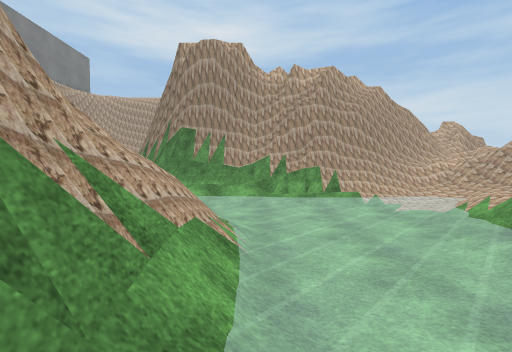
[1] (above)

12 first-person views from a walk through a 3-D level made in the Unity game engine. The camera is 1.4 m above the floor, tilts 2° down and sees 90° across. The floor is counted in squares, 1.69 m on a side. Each view is taken from the middle of a square. On the plan, view 1 faces up. The plan holds only what a view shows up to about 10 squares ahead; the rest is blank. The place goes on beyond the plan. The player is left out. Some surface patterns are stand-ins.

[2]
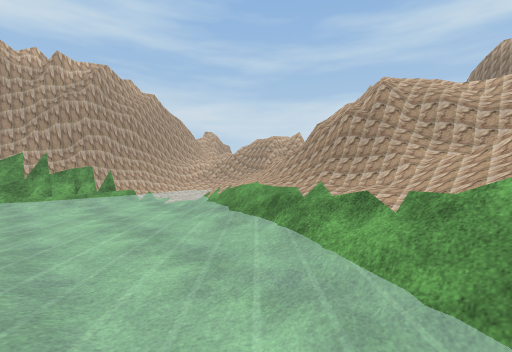

[3]
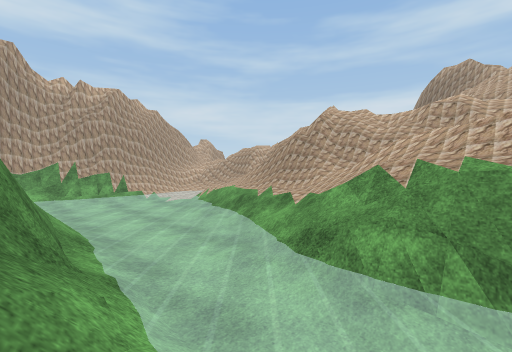

[4]
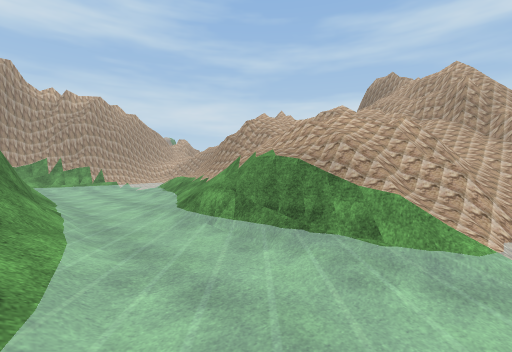

[5]
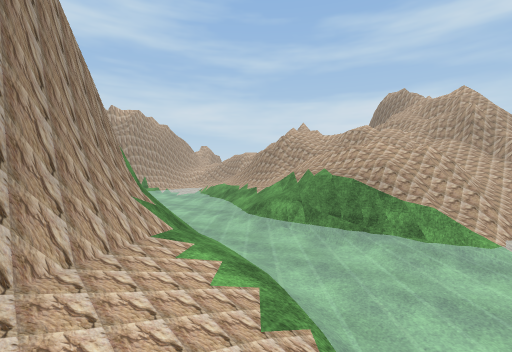

[6]
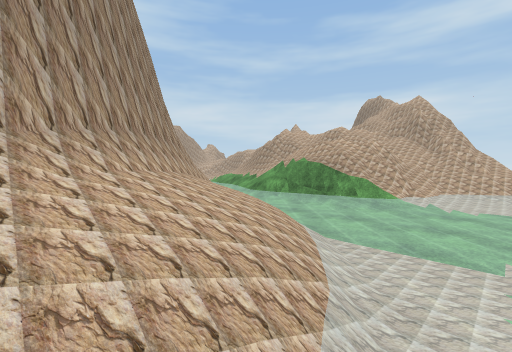

[7]
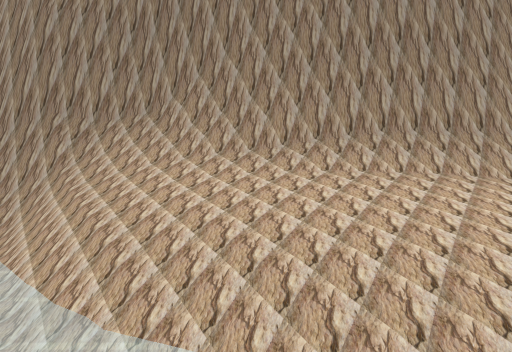

[8]
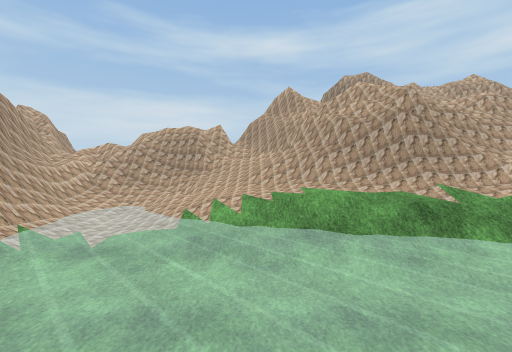

[9]
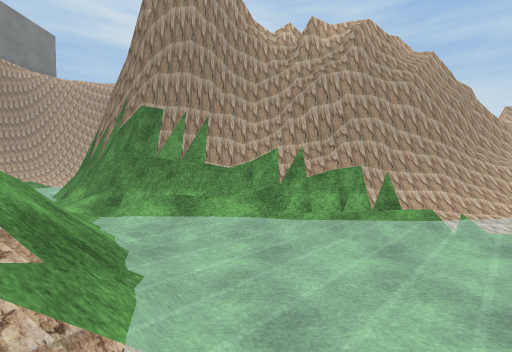

[10]
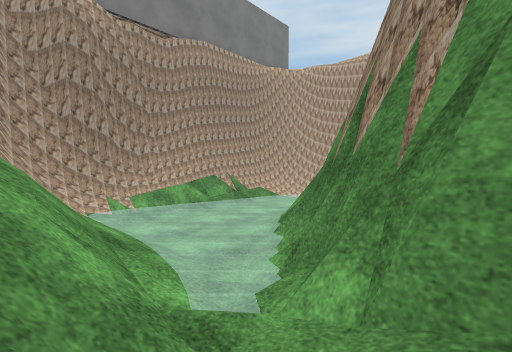

[11]
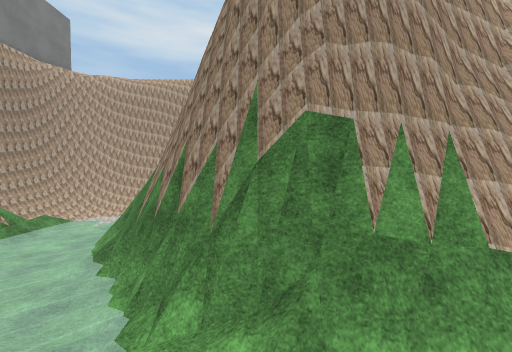

[12]
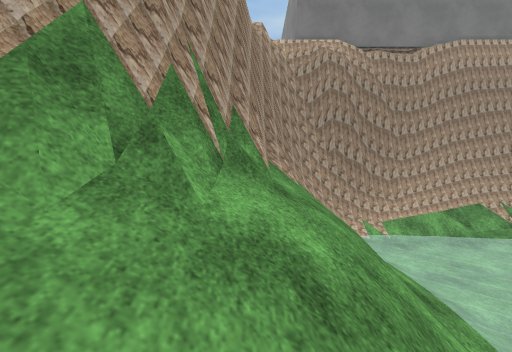

### Floor plan
Key: @ floor where view 1 was taken; # wall or solid block; . main floor; : floor 6.75 m higher than the main floor; + floor 7.5 m higher than the main floor; / step, stairs or slope; = window, fence, low wall or low ledge; v drop or lower ground.
Columns run from 10 left of view 1 to 7 right of it. Each row starts with its distance up from view 1.
 15   ##
 14  #..
 13  #..
 12  #..#
 11  #..#=          /v
 10 #/...#=     =+:vvv
  9 ##.../#==    ==###
  8  #=////#####=###=#
  7   #### /...===//=#
  6    ... //......//#
  5         //....///=
  4           ....////
  3          #..../#=#
  2          #...//==#
  1          #.../==##
  0          #@.//==#
 -1          #..///=#
 -2          #..==/ =
 -3         #/..=#/ //
 -4        #//..=#/ //
 -5       #//...#===//
 -6      #///....=///#
 -7    .#///.......//=
 -8   ##=...........//

Positions as (right, up) in squares from view 1, and headings:
1: (0, 0), facing up
2: (0, -1), facing up-right
3: (-1, -3), facing up-right
4: (-1, -6), facing up-right
5: (-3, -6), facing up-right
6: (-5, -8), facing up-right
7: (-3, -8), facing up-left
8: (0, 4), facing right
9: (0, 3), facing up
10: (-3, 7), facing up-left
11: (-3, 6), facing up
12: (-3, 6), facing left
